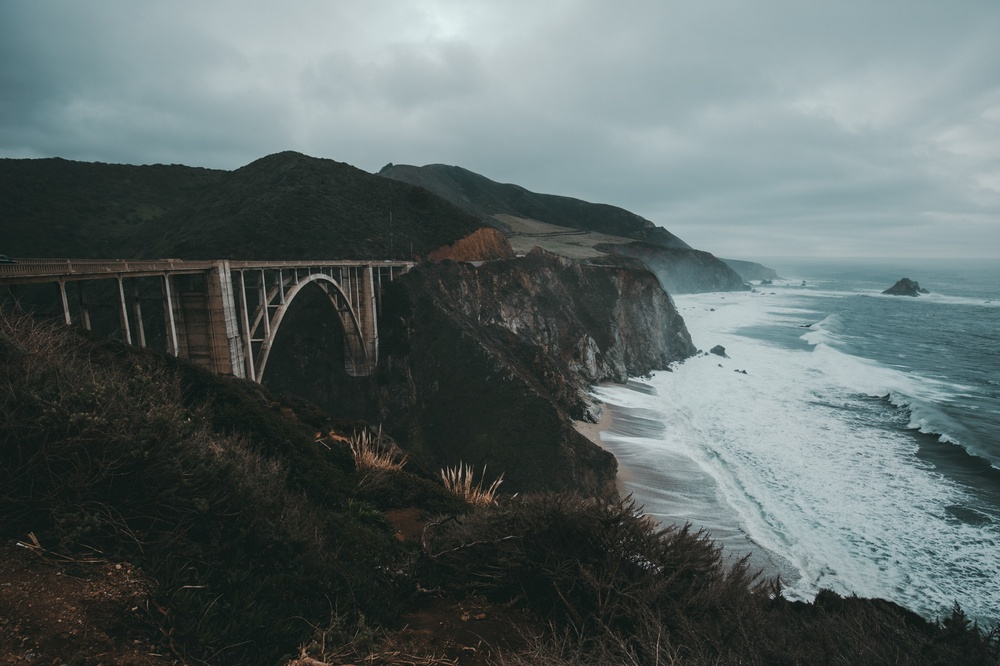
#> input picture features/photo_sample/bridge.jpg, 1000 x 666 px, shrunk from 2191 x 1460 before the run
$ python image_vault.py features/photo_sample
#> lines starting #> are read from the running program, lines starting #| are printed output that depends on the picture
"""
image_vault.py -- a format-agnostic store that can RELATE, COMPRESS and RETRIEVE
a collection of images.

The whole journey to here taught one lesson: there is no single best trick. Single
-image holographic coding loses to JPEG; delta coding wins only when images share
bit-identical regions; a shared palette + LZMA crushes sprite sets. So this vault
does not commit to a method. It:

  1. NORMALISES any input to RGBA uint8 -- any file format (PNG/GIF/JPEG/BMP/WebP/
     TIFF), any size, any colour mode, numpy arrays or PIL images alike. Nothing
     downstream is format-, size- or codec-specific.
  2. RELATES the images by a small size-invariant perceptual fingerprint, which
     gives pairwise similarity, clustering, and an ordering that puts similar
     images next to each other (which in turn helps general compressors).
  3. COMPRESSES adaptively: it actually measures a few lossless encoders
     (shared-palette + LZMA, LZMA over the related-ordered pixels, per-image PNG)
     and keeps whichever is smallest for THIS set, reporting the comparison
     honestly. Round-trips bit-exact.
  4. RETRIEVES: pull any image back exactly by index or name, or query by example
     -- hand it an image and get the nearest stored ones by fingerprint. Query
     still works after save/load, because fingerprints are recomputed from the
     decoded pixels rather than stored.

Needs: numpy, PIL, and zlib/lzma/struct from the standard library.
"""

import os, io, glob, struct, zlib, lzma
import numpy as np
from PIL import Image

MAGIC = b"IVLT"
IMAGE_EXTS = (".png", ".gif", ".jpg", ".jpeg", ".bmp", ".webp", ".tif", ".tiff", ".ppm", ".pgm")


# ---------------------------------------------------------------------------
# normalisation: anything -> RGBA uint8
# ---------------------------------------------------------------------------
def to_rgba(src):
    if isinstance(src, np.ndarray):
        a = src.astype(np.uint8)
        if a.ndim == 2:
            a = np.dstack([a, a, a, np.full(a.shape, 255, np.uint8)])
        elif a.shape[-1] == 3:
            a = np.dstack([a, np.full(a.shape[:2], 255, np.uint8)])
        return np.ascontiguousarray(a[..., :4])
    if isinstance(src, Image.Image):
        return np.asarray(src.convert("RGBA"), np.uint8)
    if isinstance(src, (bytes, bytearray)):
        return np.asarray(Image.open(io.BytesIO(src)).convert("RGBA"), np.uint8)
    return np.asarray(Image.open(src).convert("RGBA"), np.uint8)


def _codes(a):
    a = a.astype(np.uint32)
    return (a[..., 0] << 24) | (a[..., 1] << 16) | (a[..., 2] << 8) | a[..., 3]


def _png(a):
    b = io.BytesIO(); Image.fromarray(a).save(b, "PNG", optimize=True); return b.getvalue()


from PIL import features as _pilfeat
_HAS_WEBP = _pilfeat.check("webp")


def _enc(a, fmt, quality=None):
    """Encode one RGBA array to a codec's bytes. JPEG has no alpha (RGB only);
    PNG and WebP keep it."""
    b = io.BytesIO()
    if fmt == "PNG":
        Image.fromarray(a).save(b, "PNG", optimize=True)
    elif fmt == "JPEG":
        Image.fromarray(a[..., :3]).save(b, "JPEG", quality=quality)
    elif fmt == "WEBP":
        Image.fromarray(a).save(b, "WEBP", quality=quality)
    return b.getvalue()


def _dec(data):
    """Decode any codec bytes (PIL detects the format) back to RGBA uint8."""
    return np.asarray(Image.open(io.BytesIO(data)).convert("RGBA"), np.uint8)


def _psnr(a, b):
    a = a[..., :3].astype(np.float64); b = b[..., :3].astype(np.float64)
    mse = np.mean((a - b) ** 2)
    return float("inf") if mse == 0 else 10 * np.log10(255.0 ** 2 / mse)


class ImageVault:
    def __init__(self):
        self.names, self.images, self._fp = [], [], None

    # ---- ingest -----------------------------------------------------------
    def add(self, src, name=None):
        self.images.append(to_rgba(src))
        self.names.append(name if name is not None else f"img{len(self.images)-1}")
        self._fp = None
        return self

    def add_folder(self, folder):
        for p in sorted(glob.glob(os.path.join(folder, "**", "*"), recursive=True)):
            if p.lower().endswith(IMAGE_EXTS):
                self.add(p, os.path.relpath(p, folder))
        return self

    def __len__(self):
        return len(self.images)

    # ---- relate -----------------------------------------------------------
    @staticmethod
    def _fingerprint(a):
        """A 16x16 RGB thumbnail, mean-removed and L2-normalised -- size- and
        format-invariant, so cosine of two fingerprints is a perceptual match."""
        t = np.asarray(Image.fromarray(a).convert("RGB").resize((16, 16), Image.BOX), np.float32)
        v = t.ravel() - t.mean()
        n = np.linalg.norm(v)
        return v / n if n > 0 else v

    def fingerprints(self):
        if self._fp is None:
            self._fp = (np.stack([self._fingerprint(a) for a in self.images])
                        if self.images else np.zeros((0, 768), np.float32))
        return self._fp

    # [7 lines left out: function most_similar, not called in this run]

    def clusters(self, threshold=0.9):
        """Group images whose fingerprints are within `threshold` cosine, via
        connected components. Returns a list of index lists."""
        n = len(self.images)
        if n == 0:
            return []
        S = self.fingerprints() @ self.fingerprints().T
        parent = list(range(n))
        def find(x):
            while parent[x] != x:
                parent[x] = parent[parent[x]]; x = parent[x]
            return x
        for i in range(n):
            for j in np.where(S[i, i+1:] >= threshold)[0] + i + 1:
                parent[find(i)] = find(int(j))
        groups = {}
        for i in range(n):
            groups.setdefault(find(i), []).append(i)
        return sorted(groups.values(), key=len, reverse=True)

    def _order(self, threshold=0.9):
        """An ordering with related images adjacent -- helps general compressors."""
        order = []
        for c in self.clusters(threshold):
            order += c
        return order

    # ---- compress (adaptive, lossless) ------------------------------------
    def _candidates(self, order):
        imgs = [self.images[i] for i in order]
        out = {}
        # (1) per-image PNG -- the general lossless baseline
        out["png"] = [ _png(a) for a in imgs ]
        # (2) LZMA over the related-ordered raw pixels -- wins on highly similar sets
        out["lzma"] = lzma.compress(b"".join(a.tobytes() for a in imgs), preset=6)
        # (3) shared palette + LZMA on index planes -- wins on low-colour sets (sprites)
        allc = np.unique(np.concatenate([_codes(a).ravel() for a in imgs]))
        if len(allc) <= 256:
            pal = np.stack([(allc >> 24) & 255, (allc >> 16) & 255,
                            (allc >> 8) & 255, allc & 255], -1).astype(np.uint8)
            idx = b"".join(np.searchsorted(allc, _codes(a)).astype(np.uint8).tobytes() for a in imgs)
            out["palette"] = (pal, lzma.compress(idx, preset=9 | lzma.PRESET_EXTREME))
        return out

    def _sizeof(self, method, data):
        if method == "png":
            return sum(len(p) for p in data)
        if method == "lzma":
            return len(data)
        pal, body = data
        return pal.nbytes + len(body)

    def _candidates_lossy(self, order, quality):
        """Per-image lossy codecs. Returns {name: (total_bytes, blobs, psnr, fmt)}.
        Intended for photographs, where JPEG/WebP beat any lossless option."""
        imgs = [self.images[i] for i in order]
        out = {}
        for fmt in (["JPEG", "WEBP"] if _HAS_WEBP else ["JPEG"]):
            blobs = [_enc(a, fmt, quality) for a in imgs]
            recon = [_dec(b) for b in blobs]
            psnr = float(np.mean([_psnr(imgs[i], recon[i]) for i in range(len(imgs))]))
            out[f"{fmt.lower()} q{quality}"] = (sum(len(b) for b in blobs), blobs, psnr, fmt)
        return out

    def report(self, threshold=0.9, lossy_quality=85):
        """Honest size/fidelity comparison of every candidate encoder on this set.
        Lossless rows read 'inf' PSNR; lossy rows carry their measured PSNR."""
        order = self._order(threshold)
        rows = [(m, self._sizeof(m, d), float("inf")) for m, d in self._candidates(order).items()]
        if lossy_quality:
            for name, (sz, _b, psnr, _f) in self._candidates_lossy(order, lossy_quality).items():
                rows.append((name, sz, psnr))
        rows.append(("raw RGBA", sum(a.size for a in self.images), float("inf")))
        return sorted(rows, key=lambda r: r[1])

    # [34 lines left out: function pack, not called in this run]

    def save(self, path, threshold=0.9):
        with open(path, "wb") as f:
            f.write(self.pack(threshold))

    # [40 lines left out: function load, not called in this run]

    # ---- retrieve ---------------------------------------------------------
    def get(self, key):
        i = key if isinstance(key, int) else self.names.index(key)
        return self.images[i]


METHOD_NAME = {"png": "per-image PNG", "lzma": "LZMA (related order)",
               "palette": "shared palette + LZMA", "raw RGBA": "raw RGBA"}


if __name__ == "__main__":
    import sys, time
    folder = sys.argv[1] if len(sys.argv) > 1 else "features/sprites"
    v = ImageVault().add_folder(folder)
    if len(v) == 0:
        print(f"no images under {folder!r}"); raise SystemExit
    sizes = {a.shape[:2] for a in v.images}
#> sizes = 2 items
    print(f"\n{len(v)} images from {folder!r}  ({len(sizes)} distinct size(s), any format)")
#| 2 images from 'features/photo_sample'  (2 distinct size(s), any format)
    cl = v.clusters(0.9)
#> in clusters, `n = len(self.images)`: n = 2
#> in _fingerprint, `v = t.ravel() - t.mean()`: v = 768 values, max 126.1 at index 23, min -77.9 at index 528, mean -2.54e-06
#> in _fingerprint, `n = np.linalg.norm(v)`: n = 1781
#> in clusters, `S = self.fingerprints() @ self.fingerprints().T`: S = [[1, -0.328], [-0.328, 1]]
#> cl = [[0], [1]]
    print(f"related into {len(cl)} clusters (largest {len(cl[0])} images)")
#| related into 2 clusters (largest 1 images)
    print("\ncompression candidates (lossless):")
    for m, b in v.report():
#> in _candidates, `imgs = [self.images[i] for i in order]`: imgs = 2 items
#> in _codes, `return (a[..., 0] << 24) | (a[..., 1] << 16) | (a[..., 2] << 8) | a[....`:
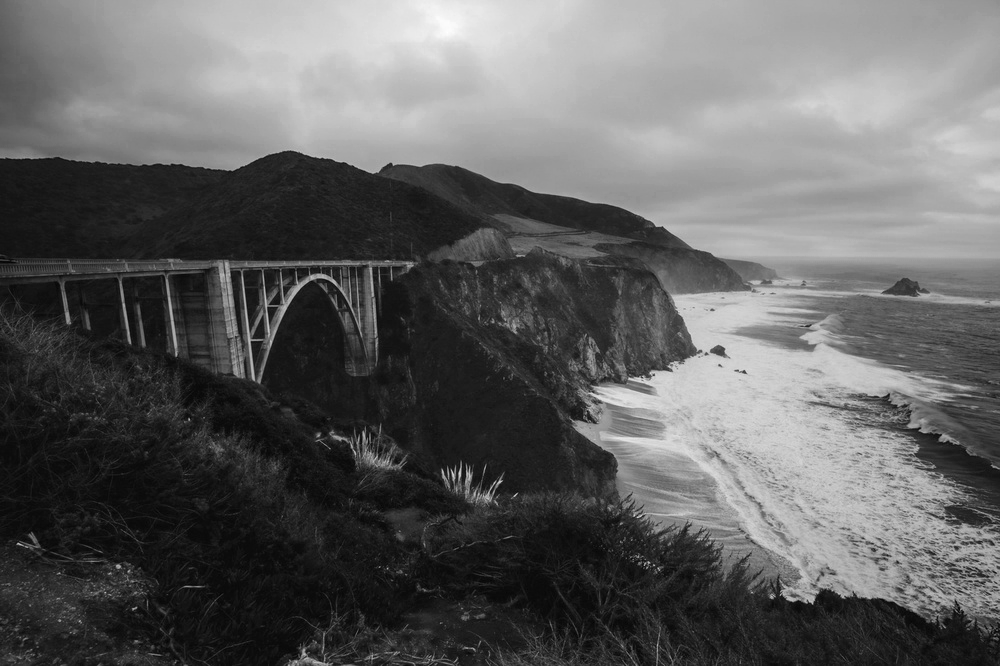
#> returned value: shape (666, 1000) uint32; min 85464831, max 3.86e+09, mean 1.53e+09; drawn with min black and max white
#> in _codes (call 2), `a = a.astype(np.uint32)`:
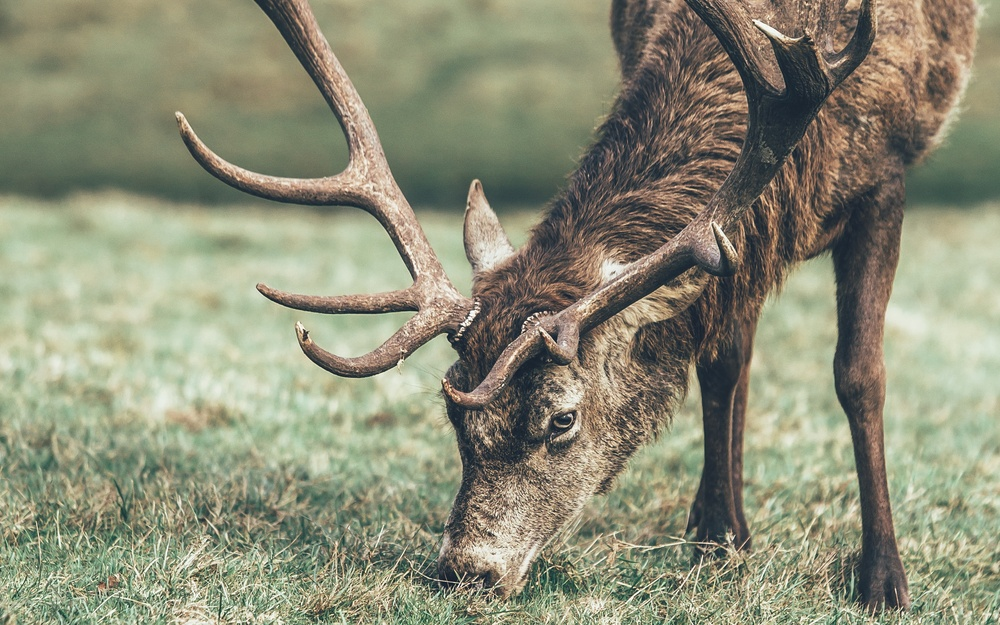
#> a: shape (625, 1000, 4) uint32; mean R, G, B, A 141.6, 142.5, 120.2, 255
#> in _codes (call 2), `return (a[..., 0] << 24) | (a[..., 1] << 16) | (a[..., 2] << 8) | a[....`:
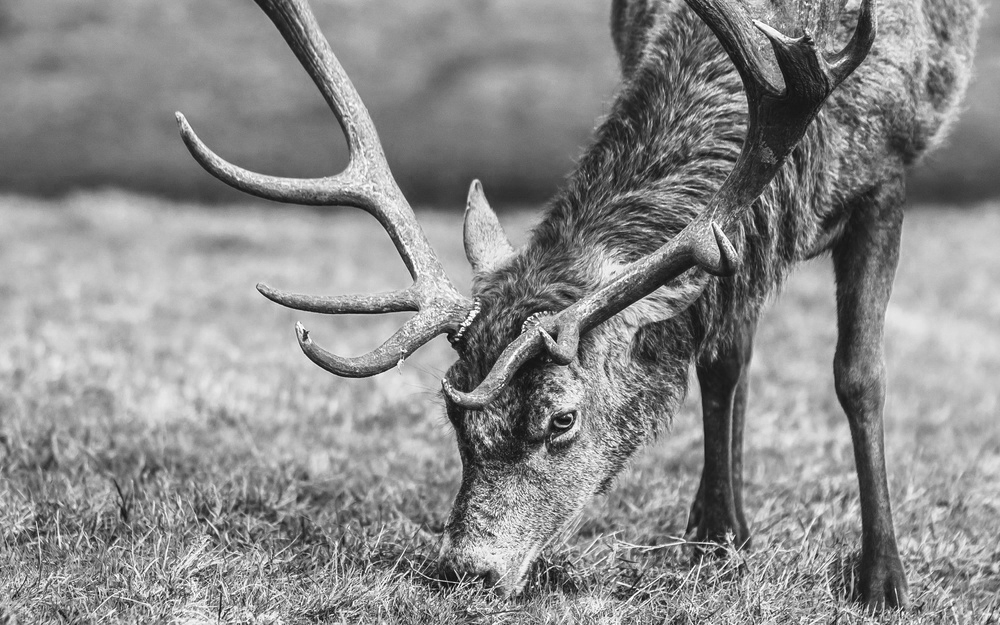
#> returned value: shape (625, 1000) uint32; min 50924031, max 4.29e+09, mean 2.39e+09; drawn with min black and max white
#> in report, `rows = [(m, self._sizeof(m, d), float("inf")) for m, d in self._candid..`: rows = [('png', 2065202, inf), ('lzma', 1753520, inf)]
#> in _candidates_lossy, `imgs = [self.images[i] for i in order]`: imgs = 2 items
#> in _psnr, `mse = np.mean((a - b) ** 2)`: mse = 7.67
#> in _candidates_lossy, `psnr = float(np.mean([_psnr(imgs[i], recon[i]) for i in range(len(imgs..`: psnr = 37.49
#> (the run stopped early here; a loop or call above may not have finished)
